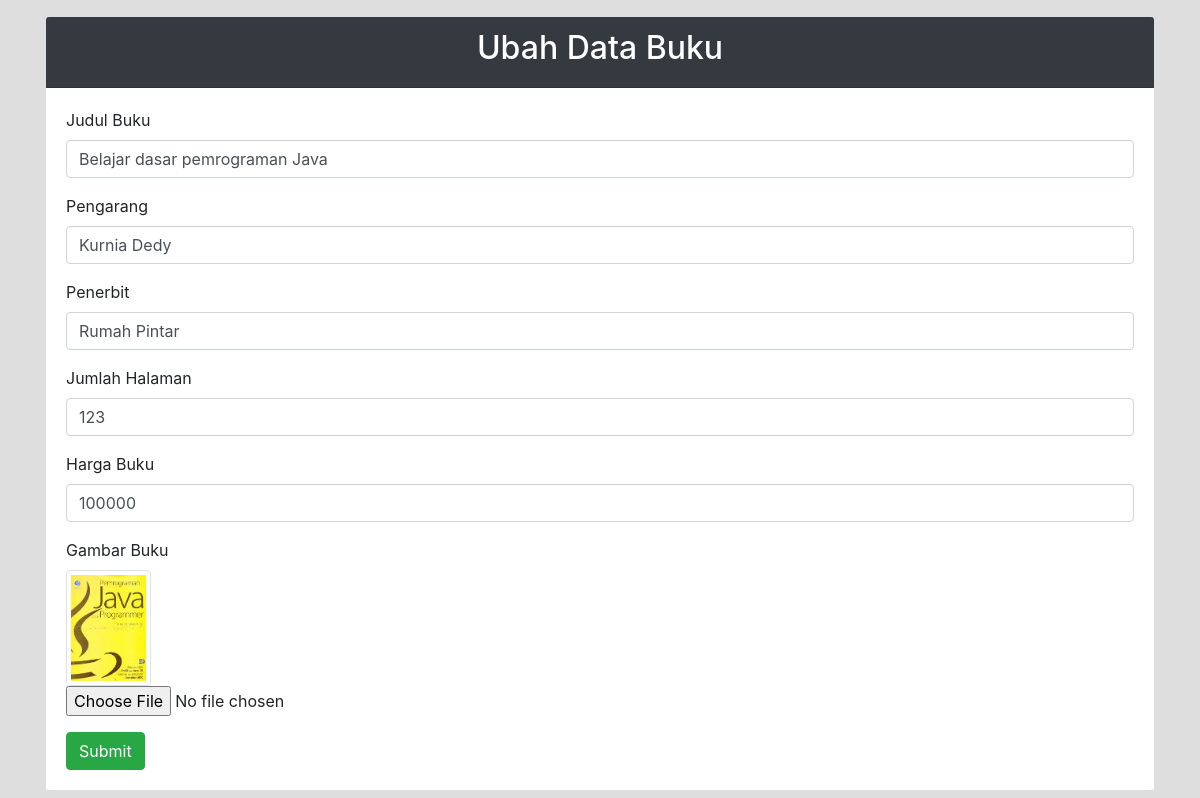
The app's page /ubah.php?id=26 (signed in) with its own data.
### tables this page shows
CREATE TABLE `buku` (
  `id` int(11) NOT NULL,
  `judul` varchar(500) NOT NULL,
  `pengarang` varchar(255) NOT NULL,
  `penerbit` varchar(255) NOT NULL,
  `jumlah_halaman` int(4) NOT NULL,
  `harga` int(10) NOT NULL,
  `gambar` varchar(100) NOT NULL
);

### function.php (called while the page is built, shortened)
<?php
$conn = mysqli_connect("localhost", "root", "", "rental_buku");
function query($query)
{
    global $conn;
    $result = mysqli_query($conn, $query);
    $rows = [];
    while ($row = mysqli_fetch_assoc($result)) {
        $rows[] = $row;
    }
    return $rows;
}

### ubah.php (the view, shortened to what this page needs)
<?php
include "template/header.php";
require "function.php";
$id = $_GET["id"];
$buku = query("SELECT * FROM buku WHERE id = $id")[0];
?>
<div class="container rounded my-3">
    <div class="card mt-3">
        <div class="card-header text-center bg-dark text-white">
            <h2>Ubah Data Buku</h2>
        </div>
        <div class="card-body">
            <form action="" method="POST" enctype="multipart/form-data">
                <div class="form-group">
                    <label for="judul">Judul Buku</label>
                    <input type="text" name="judul" id="judul" class="form-control" value="<?php echo $buku['judul']; ?>" required>
                </div>
                <div class="form-group">
                    <label for="pengarang">Pengarang</label>
                    <input type="text" name="pengarang" id="pengarang" class="form-control" value="<?php echo $buku['pengarang']; ?>" required>
                </div>
                <div class="form-group">
                    <label for="penerbit">Penerbit</label>
                    <input type="text" name="penerbit" id="penerbit" class="form-control" value="<?php echo $buku['penerbit']; ?>" required>
                </div>
                <div class="form-group">
                    <label for="jumlah_halaman">Jumlah Halaman</label>
                    <input type="number" name="jumlah_halaman" id="jumlah_halaman" class="form-control" value="<?php echo $buku['jumlah_halaman']; ?>" required>
                </div>
                <div class="form-group">
                    <label for="harga">Harga Buku</label>
                    <input type="number" name="harga" id="harga" class="form-control" value="<?php echo $buku['harga']; ?>" required>
                </div>
                <div class="form-group">
                    <label for="gambar">Gambar Buku</label> <br>
                    <img src="img/<?= $buku['gambar']; ?>" class="img-thumbnail" width="85px">
                    <input name="gambar" type="file" class="form-control-file" required>
                </div>
                <button type="submit" name="submit" class="btn btn-success">Submit</button>
            </form>
        </div>
    </div>
</div>
<?php include "template/footer.php" ?>

### records on screen
buku: judul "Belajar dasar pemrograman Java", pengarang "Kurnia Dedy", penerbit "Rumah Pintar", jumlah_halaman "123", harga "100000", gambar (picture)
